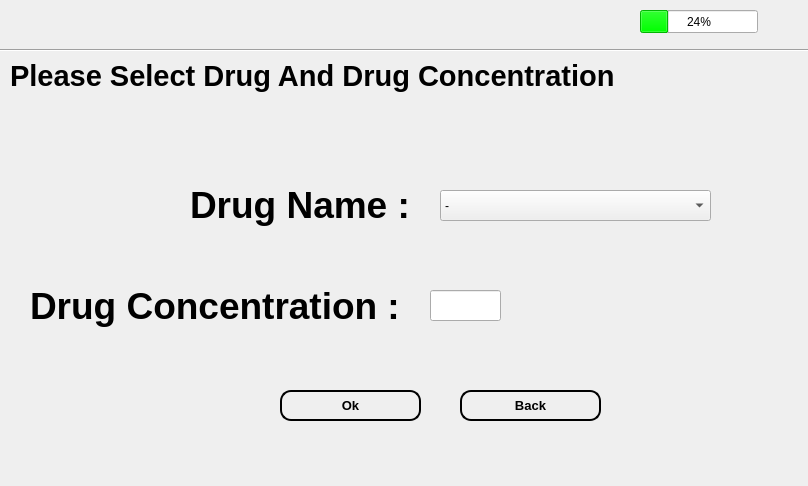
<?xml version="1.0" encoding="UTF-8"?>
<ui version="4.0">
 <class>DrugOption</class>
 <widget class="QWidget" name="DrugOption">
  <property name="geometry">
   <rect>
    <x>0</x>
    <y>0</y>
    <width>808</width>
    <height>486</height>
   </rect>
  </property>
  <property name="windowTitle">
   <string>Form</string>
  </property>
  <widget class="QLabel" name="label">
   <property name="geometry">
    <rect>
     <x>190</x>
     <y>179</y>
     <width>241</width>
     <height>51</height>
    </rect>
   </property>
   <property name="font">
    <font>
     <pointsize>28</pointsize>
     <weight>75</weight>
     <bold>true</bold>
    </font>
   </property>
   <property name="text">
    <string>Drug Name :</string>
   </property>
  </widget>
  <widget class="QLabel" name="label_2">
   <property name="geometry">
    <rect>
     <x>30</x>
     <y>280</y>
     <width>391</width>
     <height>51</height>
    </rect>
   </property>
   <property name="font">
    <font>
     <pointsize>28</pointsize>
     <weight>75</weight>
     <bold>true</bold>
    </font>
   </property>
   <property name="text">
    <string>Drug Concentration :</string>
   </property>
  </widget>
  <widget class="QLabel" name="label_3">
   <property name="geometry">
    <rect>
     <x>10</x>
     <y>50</y>
     <width>851</width>
     <height>51</height>
    </rect>
   </property>
   <property name="font">
    <font>
     <pointsize>22</pointsize>
     <weight>75</weight>
     <bold>true</bold>
    </font>
   </property>
   <property name="text">
    <string>Please Select Drug And Drug Concentration</string>
   </property>
  </widget>
  <widget class="QLabel" name="Time">
   <property name="geometry">
    <rect>
     <x>330</x>
     <y>10</y>
     <width>181</width>
     <height>31</height>
    </rect>
   </property>
   <property name="palette">
    <palette>
     <active>
      <colorrole role="WindowText">
       <brush brushstyle="SolidPattern">
        <color alpha="255">
         <red>0</red>
         <green>0</green>
         <blue>0</blue>
        </color>
       </brush>
      </colorrole>
      <colorrole role="Text">
       <brush brushstyle="SolidPattern">
        <color alpha="255">
         <red>0</red>
         <green>0</green>
         <blue>0</blue>
        </color>
       </brush>
      </colorrole>
      <colorrole role="ToolTipText">
       <brush brushstyle="SolidPattern">
        <color alpha="255">
         <red>255</red>
         <green>255</green>
         <blue>255</blue>
        </color>
       </brush>
      </colorrole>
     </active>
     <inactive>
      <colorrole role="WindowText">
       <brush brushstyle="SolidPattern">
        <color alpha="255">
         <red>0</red>
         <green>0</green>
         <blue>0</blue>
        </color>
       </brush>
      </colorrole>
      <colorrole role="Text">
       <brush brushstyle="SolidPattern">
        <color alpha="255">
         <red>0</red>
         <green>0</green>
         <blue>0</blue>
        </color>
       </brush>
      </colorrole>
      <colorrole role="ToolTipText">
       <brush brushstyle="SolidPattern">
        <color alpha="255">
         <red>255</red>
         <green>255</green>
         <blue>255</blue>
        </color>
       </brush>
      </colorrole>
     </inactive>
     <disabled>
      <colorrole role="WindowText">
       <brush brushstyle="SolidPattern">
        <color alpha="255">
         <red>120</red>
         <green>120</green>
         <blue>120</blue>
        </color>
       </brush>
      </colorrole>
      <colorrole role="Text">
       <brush brushstyle="SolidPattern">
        <color alpha="255">
         <red>120</red>
         <green>120</green>
         <blue>120</blue>
        </color>
       </brush>
      </colorrole>
      <colorrole role="ToolTipText">
       <brush brushstyle="SolidPattern">
        <color alpha="255">
         <red>255</red>
         <green>255</green>
         <blue>255</blue>
        </color>
       </brush>
      </colorrole>
     </disabled>
    </palette>
   </property>
   <property name="font">
    <font>
     <pointsize>14</pointsize>
     <weight>75</weight>
     <bold>true</bold>
    </font>
   </property>
   <property name="text">
    <string/>
   </property>
  </widget>
  <widget class="QProgressBar" name="progressBar">
   <property name="geometry">
    <rect>
     <x>640</x>
     <y>10</y>
     <width>118</width>
     <height>23</height>
    </rect>
   </property>
   <property name="palette">
    <palette>
     <active>
      <colorrole role="WindowText">
       <brush brushstyle="SolidPattern">
        <color alpha="255">
         <red>0</red>
         <green>0</green>
         <blue>0</blue>
        </color>
       </brush>
      </colorrole>
      <colorrole role="Text">
       <brush brushstyle="SolidPattern">
        <color alpha="255">
         <red>0</red>
         <green>0</green>
         <blue>0</blue>
        </color>
       </brush>
      </colorrole>
      <colorrole role="Highlight">
       <brush brushstyle="SolidPattern">
        <color alpha="255">
         <red>0</red>
         <green>255</green>
         <blue>0</blue>
        </color>
       </brush>
      </colorrole>
      <colorrole role="ToolTipText">
       <brush brushstyle="SolidPattern">
        <color alpha="255">
         <red>255</red>
         <green>255</green>
         <blue>255</blue>
        </color>
       </brush>
      </colorrole>
     </active>
     <inactive>
      <colorrole role="WindowText">
       <brush brushstyle="SolidPattern">
        <color alpha="255">
         <red>0</red>
         <green>0</green>
         <blue>0</blue>
        </color>
       </brush>
      </colorrole>
      <colorrole role="Text">
       <brush brushstyle="SolidPattern">
        <color alpha="255">
         <red>0</red>
         <green>0</green>
         <blue>0</blue>
        </color>
       </brush>
      </colorrole>
      <colorrole role="Highlight">
       <brush brushstyle="SolidPattern">
        <color alpha="255">
         <red>0</red>
         <green>255</green>
         <blue>0</blue>
        </color>
       </brush>
      </colorrole>
      <colorrole role="ToolTipText">
       <brush brushstyle="SolidPattern">
        <color alpha="255">
         <red>255</red>
         <green>255</green>
         <blue>255</blue>
        </color>
       </brush>
      </colorrole>
     </inactive>
     <disabled>
      <colorrole role="WindowText">
       <brush brushstyle="SolidPattern">
        <color alpha="255">
         <red>120</red>
         <green>120</green>
         <blue>120</blue>
        </color>
       </brush>
      </colorrole>
      <colorrole role="Text">
       <brush brushstyle="SolidPattern">
        <color alpha="255">
         <red>120</red>
         <green>120</green>
         <blue>120</blue>
        </color>
       </brush>
      </colorrole>
      <colorrole role="Highlight">
       <brush brushstyle="SolidPattern">
        <color alpha="255">
         <red>51</red>
         <green>153</green>
         <blue>255</blue>
        </color>
       </brush>
      </colorrole>
      <colorrole role="ToolTipText">
       <brush brushstyle="SolidPattern">
        <color alpha="255">
         <red>255</red>
         <green>255</green>
         <blue>255</blue>
        </color>
       </brush>
      </colorrole>
     </disabled>
    </palette>
   </property>
   <property name="value">
    <number>24</number>
   </property>
  </widget>
  <widget class="QLabel" name="Date">
   <property name="geometry">
    <rect>
     <x>10</x>
     <y>10</y>
     <width>191</width>
     <height>31</height>
    </rect>
   </property>
   <property name="palette">
    <palette>
     <active>
      <colorrole role="WindowText">
       <brush brushstyle="SolidPattern">
        <color alpha="255">
         <red>0</red>
         <green>0</green>
         <blue>0</blue>
        </color>
       </brush>
      </colorrole>
      <colorrole role="Text">
       <brush brushstyle="SolidPattern">
        <color alpha="255">
         <red>0</red>
         <green>0</green>
         <blue>0</blue>
        </color>
       </brush>
      </colorrole>
      <colorrole role="LinkVisited">
       <brush brushstyle="SolidPattern">
        <color alpha="255">
         <red>0</red>
         <green>0</green>
         <blue>0</blue>
        </color>
       </brush>
      </colorrole>
      <colorrole role="ToolTipText">
       <brush brushstyle="SolidPattern">
        <color alpha="255">
         <red>255</red>
         <green>255</green>
         <blue>255</blue>
        </color>
       </brush>
      </colorrole>
     </active>
     <inactive>
      <colorrole role="WindowText">
       <brush brushstyle="SolidPattern">
        <color alpha="255">
         <red>0</red>
         <green>0</green>
         <blue>0</blue>
        </color>
       </brush>
      </colorrole>
      <colorrole role="Text">
       <brush brushstyle="SolidPattern">
        <color alpha="255">
         <red>0</red>
         <green>0</green>
         <blue>0</blue>
        </color>
       </brush>
      </colorrole>
      <colorrole role="LinkVisited">
       <brush brushstyle="SolidPattern">
        <color alpha="255">
         <red>0</red>
         <green>0</green>
         <blue>0</blue>
        </color>
       </brush>
      </colorrole>
      <colorrole role="ToolTipText">
       <brush brushstyle="SolidPattern">
        <color alpha="255">
         <red>255</red>
         <green>255</green>
         <blue>255</blue>
        </color>
       </brush>
      </colorrole>
     </inactive>
     <disabled>
      <colorrole role="WindowText">
       <brush brushstyle="SolidPattern">
        <color alpha="255">
         <red>120</red>
         <green>120</green>
         <blue>120</blue>
        </color>
       </brush>
      </colorrole>
      <colorrole role="Text">
       <brush brushstyle="SolidPattern">
        <color alpha="255">
         <red>120</red>
         <green>120</green>
         <blue>120</blue>
        </color>
       </brush>
      </colorrole>
      <colorrole role="LinkVisited">
       <brush brushstyle="SolidPattern">
        <color alpha="255">
         <red>0</red>
         <green>0</green>
         <blue>0</blue>
        </color>
       </brush>
      </colorrole>
      <colorrole role="ToolTipText">
       <brush brushstyle="SolidPattern">
        <color alpha="255">
         <red>255</red>
         <green>255</green>
         <blue>255</blue>
        </color>
       </brush>
      </colorrole>
     </disabled>
    </palette>
   </property>
   <property name="font">
    <font>
     <pointsize>14</pointsize>
     <weight>75</weight>
     <bold>true</bold>
    </font>
   </property>
   <property name="text">
    <string/>
   </property>
  </widget>
  <widget class="Line" name="line">
   <property name="geometry">
    <rect>
     <x>0</x>
     <y>40</y>
     <width>811</width>
     <height>20</height>
    </rect>
   </property>
   <property name="orientation">
    <enum>Qt::Horizontal</enum>
   </property>
  </widget>
  <widget class="QComboBox" name="DrugCombo">
   <property name="geometry">
    <rect>
     <x>440</x>
     <y>190</y>
     <width>271</width>
     <height>31</height>
    </rect>
   </property>
   <property name="layoutDirection">
    <enum>Qt::LeftToRight</enum>
   </property>
   <property name="autoFillBackground">
    <bool>false</bool>
   </property>
   <item>
    <property name="text">
     <string>-</string>
    </property>
   </item>
   <item>
    <property name="text">
     <string>Ropivacaine</string>
    </property>
   </item>
   <item>
    <property name="text">
     <string>Fentanyl</string>
    </property>
   </item>
  </widget>
  <widget class="QLabel" name="ConcentrationUnit">
   <property name="geometry">
    <rect>
     <x>520</x>
     <y>280</y>
     <width>51</width>
     <height>41</height>
    </rect>
   </property>
   <property name="font">
    <font>
     <pointsize>22</pointsize>
    </font>
   </property>
   <property name="text">
    <string/>
   </property>
  </widget>
  <widget class="QPushButton" name="Ok">
   <property name="geometry">
    <rect>
     <x>280</x>
     <y>390</y>
     <width>141</width>
     <height>31</height>
    </rect>
   </property>
   <property name="font">
    <font>
     <pointsize>10</pointsize>
     <weight>75</weight>
     <bold>true</bold>
    </font>
   </property>
   <property name="styleSheet">
    <string notr="true">color: #000000;
border: 2px solid #000;
border-radius: 11px;
padding: 5px;
background: qradialgradient(cx: 0.3, cy: -0.4,
fx: 0.3, fy: -0.4,
radius: 1.35, stop: 0 #fff, stop: 1 #888);
min-width: 80px;</string>
   </property>
   <property name="text">
    <string>Ok</string>
   </property>
  </widget>
  <widget class="QPushButton" name="Back">
   <property name="geometry">
    <rect>
     <x>460</x>
     <y>390</y>
     <width>141</width>
     <height>31</height>
    </rect>
   </property>
   <property name="font">
    <font>
     <pointsize>10</pointsize>
     <weight>75</weight>
     <bold>true</bold>
    </font>
   </property>
   <property name="styleSheet">
    <string notr="true">color: #000000;
border: 2px solid #000;
border-radius: 11px;
padding: 5px;
background: qradialgradient(cx: 0.3, cy: -0.4,
fx: 0.3, fy: -0.4,
radius: 1.35, stop: 0 #fff, stop: 1 #888);
min-width: 80px;</string>
   </property>
   <property name="text">
    <string>Back</string>
   </property>
  </widget>
  <widget class="QLineEdit" name="DrugConcentration">
   <property name="geometry">
    <rect>
     <x>430</x>
     <y>290</y>
     <width>71</width>
     <height>31</height>
    </rect>
   </property>
  </widget>
  <widget class="QLabel" name="DrugNameError">
   <property name="geometry">
    <rect>
     <x>310</x>
     <y>140</y>
     <width>381</width>
     <height>31</height>
    </rect>
   </property>
   <property name="font">
    <font>
     <pointsize>14</pointsize>
     <weight>75</weight>
     <bold>true</bold>
    </font>
   </property>
   <property name="text">
    <string/>
   </property>
  </widget>
  <widget class="QLabel" name="DrugConcentrationError">
   <property name="geometry">
    <rect>
     <x>320</x>
     <y>250</y>
     <width>381</width>
     <height>31</height>
    </rect>
   </property>
   <property name="font">
    <font>
     <pointsize>14</pointsize>
     <weight>75</weight>
     <bold>true</bold>
    </font>
   </property>
   <property name="text">
    <string/>
   </property>
  </widget>
 </widget>
 <tabstops>
  <tabstop>Back</tabstop>
  <tabstop>DrugConcentration</tabstop>
  <tabstop>Ok</tabstop>
  <tabstop>DrugCombo</tabstop>
 </tabstops>
 <resources/>
 <connections/>
</ui>
